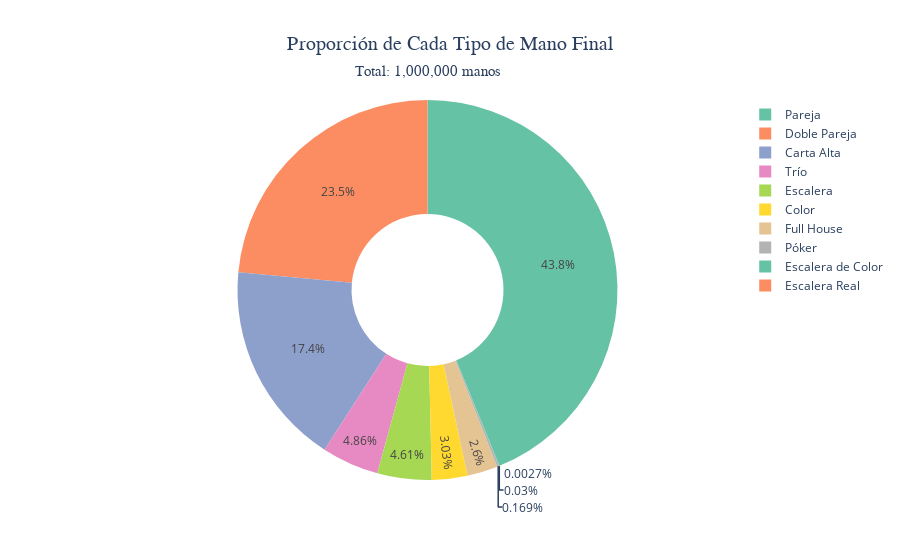

Source (notebook cell):
### Code cell
# Visualización en un gráfico de rosquilla
fig = px.pie(
    hand_type_distribution,
    names='Tipo de Mano',
    values='Proporción (%)',
    title='Proporción de Cada Tipo de Mano Final',
    hole=0.4,
    color='Tipo de Mano',
    color_discrete_sequence=px.colors.qualitative.Set2
)

# Diseño
fig.update_layout(
    title=dict(font=dict(size=20, family="Arial"), x=0.5),
    annotations=[
        dict(
            text=f"Total: {df.shape[0]:,} manos",
            x=0.5, y=1.1,
            font=dict(size=15, family="Arial"),
            showarrow=False
        )
    ]
)

fig.show()

### Figure 1 — Plotly figure (JSON) as saved in the notebook; plotly's stock layout.template omitted (floating-point values rounded to 4 significant figures)
{"data": [{"customdata": [["Pareja"], ["Doble Pareja"], ["Carta Alta"], ["Trío"], ["Escalera"], ["Color"], ["Full House"], ["Póker"], ["Escalera de Color"], ["Escalera Real"]], "domain": {"x": [0, 1], "y": [0, 1]}, "hole": 0.4, "hovertemplate": "Tipo de Mano=%{customdata[0]}<br>Proporción (%)=%{value}<extra></extra>", "labels": ["Pareja", "Doble Pareja", "Carta Alta", "Trío", "Escalera", "Color", "Full House", "Póker", "Escalera de Color", "Escalera Real"], "legendgroup": "", "marker": {"colors": ["rgb(102,194,165)", "rgb(252,141,98)", "rgb(141,160,203)", "rgb(231,138,195)", "rgb(166,216,84)", "rgb(255,217,47)", "rgb(229,196,148)", "rgb(179,179,179)", "rgb(102,194,165)", "rgb(252,141,98)"]}, "name": "", "showlegend": true, "type": "pie", "values": [43.81, 23.5, 17.38, 4.858, 4.613, 3.029, 2.599, 0.1693, 0.03, 0.0027]}], "layout": {"annotations": [{"font": {"family": "Arial", "size": 15}, "showarrow": false, "text": "Total: 1,000,000 manos", "x": 0.5, "y": 1.1}], "legend": {"tracegroupgap": 0}, "piecolorway": ["rgb(102,194,165)", "rgb(252,141,98)", "rgb(141,160,203)", "rgb(231,138,195)", "rgb(166,216,84)", "rgb(255,217,47)", "rgb(229,196,148)", "rgb(179,179,179)"], "title": {"font": {"family": "Arial", "size": 20}, "text": "Proporción de Cada Tipo de Mano Final", "x": 0.5}}}
